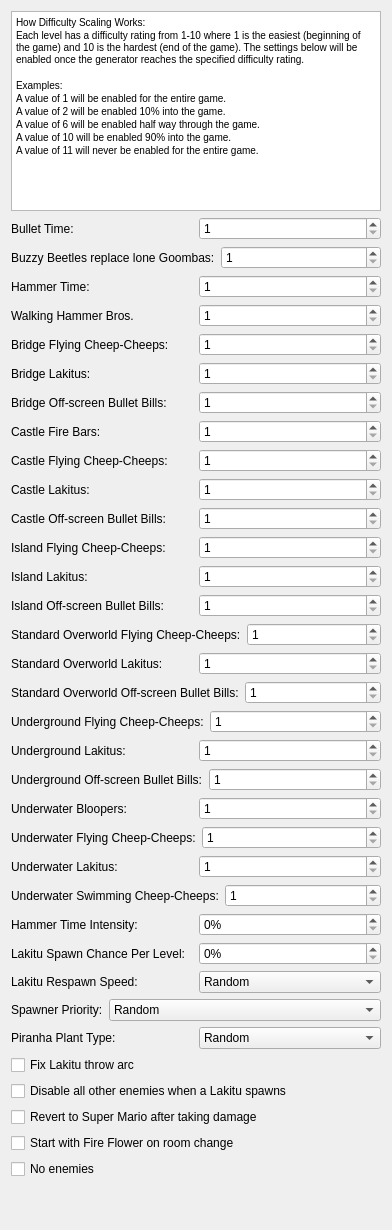
            <widget class="QWidget" name="layoutCustomDifficultyWidget" native="true">
             <layout class="QVBoxLayout" name="verticalLayout_9">
              <item>
               <layout class="QVBoxLayout" name="verticalLayout_13">
                <item>
                 <widget class="QTextBrowser" name="txtExplanation">
                  <property name="minimumSize">
                   <size>
                    <width>0</width>
                    <height>200</height>
                   </size>
                  </property>
                  <property name="html">
                   <string>&lt;!DOCTYPE HTML PUBLIC &quot;-//W3C//DTD HTML 4.0//EN&quot; &quot;http://www.w3.org/TR/REC-html40/strict.dtd&quot;&gt;
&lt;html&gt;&lt;head&gt;&lt;meta name=&quot;qrichtext&quot; content=&quot;1&quot; /&gt;&lt;style type=&quot;text/css&quot;&gt;
p, li { white-space: pre-wrap; }
&lt;/style&gt;&lt;/head&gt;&lt;body style=&quot; font-family:'MS Shell Dlg 2'; font-size:7.8pt; font-weight:400; font-style:normal;&quot;&gt;
&lt;p style=&quot; margin-top:0px; margin-bottom:0px; margin-left:0px; margin-right:0px; -qt-block-indent:0; text-indent:0px;&quot;&gt;How Difficulty Scaling Works:&lt;/p&gt;
&lt;p style=&quot; margin-top:0px; margin-bottom:0px; margin-left:0px; margin-right:0px; -qt-block-indent:0; text-indent:0px;&quot;&gt;Each level has a difficulty rating from 1-10 where 1 is the easiest (beginning of the game) and 10 is the hardest (end of the game). The settings below will be enabled once the generator reaches the specified difficulty rating.&lt;/p&gt;
&lt;p style=&quot;-qt-paragraph-type:empty; margin-top:0px; margin-bottom:0px; margin-left:0px; margin-right:0px; -qt-block-indent:0; text-indent:0px;&quot;&gt;&lt;br /&gt;&lt;/p&gt;
&lt;p style=&quot; margin-top:0px; margin-bottom:0px; margin-left:0px; margin-right:0px; -qt-block-indent:0; text-indent:0px;&quot;&gt;Examples:&lt;/p&gt;
&lt;p style=&quot; margin-top:0px; margin-bottom:0px; margin-left:0px; margin-right:0px; -qt-block-indent:0; text-indent:0px;&quot;&gt;A value of 1 will be enabled for the entire game.&lt;/p&gt;
&lt;p style=&quot; margin-top:0px; margin-bottom:0px; margin-left:0px; margin-right:0px; -qt-block-indent:0; text-indent:0px;&quot;&gt;A value of 2 will be enabled 10% into the game.&lt;/p&gt;
&lt;p style=&quot; margin-top:0px; margin-bottom:0px; margin-left:0px; margin-right:0px; -qt-block-indent:0; text-indent:0px;&quot;&gt;A value of 6 will be enabled half way through the game.&lt;/p&gt;
&lt;p style=&quot; margin-top:0px; margin-bottom:0px; margin-left:0px; margin-right:0px; -qt-block-indent:0; text-indent:0px;&quot;&gt;A value of 10 will be enabled 90% into the game.&lt;/p&gt;
&lt;p style=&quot; margin-top:0px; margin-bottom:0px; margin-left:0px; margin-right:0px; -qt-block-indent:0; text-indent:0px;&quot;&gt;A value of 11 will never be enabled for the entire game.&lt;/p&gt;&lt;/body&gt;&lt;/html&gt;</string>
                  </property>
                 </widget>
                </item>
               </layout>
              </item>
              <item>
               <layout class="QHBoxLayout" name="layoutBulletTime">
                <item>
                 <widget class="QLabel" name="lblBulletTime">
                  <property name="toolTip">
                   <string>Replaces most vertical blocks with Bullet Bill Cannons</string>
                  </property>
                  <property name="text">
                   <string>Bullet Time:</string>
                  </property>
                 </widget>
                </item>
                <item>
                 <widget class="QSpinBox" name="sbBulletTime">
                  <property name="minimum">
                   <number>1</number>
                  </property>
                  <property name="maximum">
                   <number>11</number>
                  </property>
                 </widget>
                </item>
               </layout>
              </item>
              <item>
               <layout class="QHBoxLayout" name="layoutBuzzyBeetleReplaceLoneGoombas">
                <item>
                 <widget class="QLabel" name="lblBuzzyBeetleReplaceLoneGoombas">
                  <property name="toolTip">
                   <string>Replaces most vertical blocks with Bullet Bill Cannons</string>
                  </property>
                  <property name="text">
                   <string>Buzzy Beetles replace lone Goombas:</string>
                  </property>
                 </widget>
                </item>
                <item>
                 <widget class="QSpinBox" name="sbBuzzyBeetleReplaceLoneGoombas">
                  <property name="minimum">
                   <number>1</number>
                  </property>
                  <property name="maximum">
                   <number>11</number>
                  </property>
                 </widget>
                </item>
               </layout>
              </item>
              <item>
               <layout class="QHBoxLayout" name="layoutHammerTime">
                <item>
                 <widget class="QLabel" name="lblHammerTime">
                  <property name="toolTip">
                   <string>Replaces some enemies with Hammer Bros.</string>
                  </property>
                  <property name="text">
                   <string>Hammer Time:</string>
                  </property>
                 </widget>
                </item>
                <item>
                 <widget class="QSpinBox" name="sbHammerTime">
                  <property name="minimum">
                   <number>1</number>
                  </property>
                  <property name="maximum">
                   <number>11</number>
                  </property>
                 </widget>
                </item>
               </layout>
              </item>
              <item>
               <layout class="QHBoxLayout" name="layoutWalkingHammerBros">
                <item>
                 <widget class="QLabel" name="lblWalkingHammerBros">
                  <property name="text">
                   <string>Walking Hammer Bros.</string>
                  </property>
                 </widget>
                </item>
                <item>
                 <widget class="QSpinBox" name="sbWalkingHammerBros">
                  <property name="minimum">
                   <number>1</number>
                  </property>
                  <property name="maximum">
                   <number>11</number>
                  </property>
                 </widget>
                </item>
               </layout>
              </item>
              <item>
               <layout class="QHBoxLayout" name="layoutBridgeFlyingCheepCheeps">
                <item>
                 <widget class="QLabel" name="lblBridgeFlyingCheepCheeps">
                  <property name="text">
                   <string>Bridge Flying Cheep-Cheeps:</string>
                  </property>
                 </widget>
                </item>
                <item>
                 <widget class="QSpinBox" name="sbBridgeFlyingCheepCheeps">
                  <property name="minimum">
                   <number>1</number>
                  </property>
                  <property name="maximum">
                   <number>11</number>
                  </property>
                 </widget>
                </item>
               </layout>
              </item>
              <item>
               <layout class="QHBoxLayout" name="layoutBridgeLakitus">
                <item>
                 <widget class="QLabel" name="lblBridgeLakitus">
                  <property name="text">
                   <string>Bridge Lakitus:</string>
                  </property>
                 </widget>
                </item>
                <item>
                 <widget class="QSpinBox" name="sbBridgeLakitus">
                  <property name="minimum">
                   <number>1</number>
                  </property>
                  <property name="maximum">
                   <number>11</number>
                  </property>
                 </widget>
                </item>
               </layout>
              </item>
              <item>
               <layout class="QHBoxLayout" name="layoutBridgeOffscreenBulletBills">
                <item>
                 <widget class="QLabel" name="lblBridgeOffscreenBulletBills">
                  <property name="text">
                   <string>Bridge Off-screen Bullet Bills:</string>
                  </property>
                 </widget>
                </item>
                <item>
                 <widget class="QSpinBox" name="sbBridgeOffscreenBulletBills">
                  <property name="minimum">
                   <number>1</number>
                  </property>
                  <property name="maximum">
                   <number>11</number>
                  </property>
                 </widget>
                </item>
               </layout>
              </item>
              <item>
               <layout class="QHBoxLayout" name="layoutCastleFireBars">
                <item>
                 <widget class="QLabel" name="lblCastleFireBars">
                  <property name="text">
                   <string>Castle Fire Bars:</string>
                  </property>
                 </widget>
                </item>
                <item>
                 <widget class="QSpinBox" name="sbCastleFireBars">
                  <property name="minimum">
                   <number>1</number>
                  </property>
                  <property name="maximum">
                   <number>11</number>
                  </property>
                 </widget>
                </item>
               </layout>
              </item>
              <item>
               <layout class="QHBoxLayout" name="layoutCastleFlyingCheepCheeps">
                <item>
                 <widget class="QLabel" name="lblCastleFlyingCheepCheeps">
                  <property name="text">
                   <string>Castle Flying Cheep-Cheeps:</string>
                  </property>
                 </widget>
                </item>
                <item>
                 <widget class="QSpinBox" name="sbCastleFlyingCheepCheeps">
                  <property name="minimum">
                   <number>1</number>
                  </property>
                  <property name="maximum">
                   <number>11</number>
                  </property>
                 </widget>
                </item>
               </layout>
              </item>
              <item>
               <layout class="QHBoxLayout" name="layoutCastleLakitus">
                <item>
                 <widget class="QLabel" name="lblCastleLakitus">
                  <property name="text">
                   <string>Castle Lakitus:</string>
                  </property>
                 </widget>
                </item>
                <item>
                 <widget class="QSpinBox" name="sbCastleLakitus">
                  <property name="minimum">
                   <number>1</number>
                  </property>
                  <property name="maximum">
                   <number>11</number>
                  </property>
                 </widget>
                </item>
               </layout>
              </item>
              <item>
               <layout class="QHBoxLayout" name="layoutCastleOffscreenBulletBills">
                <item>
                 <widget class="QLabel" name="lblCastleOffscreenBulletBills">
                  <property name="text">
                   <string>Castle Off-screen Bullet Bills:</string>
                  </property>
                 </widget>
                </item>
                <item>
                 <widget class="QSpinBox" name="sbCastleOffscreenBulletBills">
                  <property name="minimum">
                   <number>1</number>
                  </property>
                  <property name="maximum">
                   <number>11</number>
                  </property>
                 </widget>
                </item>
               </layout>
              </item>
              <item>
               <layout class="QHBoxLayout" name="layoutIslandFlyingCheepCheeps">
                <item>
                 <widget class="QLabel" name="lblIslandFlyingCheepCheeps">
                  <property name="text">
                   <string>Island Flying Cheep-Cheeps:</string>
                  </property>
                 </widget>
                </item>
                <item>
                 <widget class="QSpinBox" name="sbIslandFlyingCheepCheeps">
                  <property name="minimum">
                   <number>1</number>
                  </property>
                  <property name="maximum">
                   <number>11</number>
                  </property>
                 </widget>
                </item>
               </layout>
              </item>
              <item>
               <layout class="QHBoxLayout" name="layoutIslandLakitus">
                <item>
                 <widget class="QLabel" name="lblIslandLakitus">
                  <property name="text">
                   <string>Island Lakitus:</string>
                  </property>
                 </widget>
                </item>
                <item>
                 <widget class="QSpinBox" name="sbIslandLakitus">
                  <property name="minimum">
                   <number>1</number>
                  </property>
                  <property name="maximum">
                   <number>11</number>
                  </property>
                 </widget>
                </item>
               </layout>
              </item>
              <item>
               <layout class="QHBoxLayout" name="layoutIslandOffscreenBulletBills">
                <item>
                 <widget class="QLabel" name="lblIslandOffscreenBulletBills">
                  <property name="text">
                   <string>Island Off-screen Bullet Bills:</string>
                  </property>
                 </widget>
                </item>
                <item>
                 <widget class="QSpinBox" name="sbIslandOffscreenBulletBills">
                  <property name="minimum">
                   <number>1</number>
                  </property>
                  <property name="maximum">
                   <number>11</number>
                  </property>
                 </widget>
                </item>
               </layout>
              </item>
              <item>
               <layout class="QHBoxLayout" name="layoutStandardOverworldFlyingCheepCheeps">
                <item>
                 <widget class="QLabel" name="lblStandardOverworldFlyingCheepCheeps">
                  <property name="text">
                   <string>Standard Overworld Flying Cheep-Cheeps:</string>
                  </property>
                 </widget>
                </item>
                <item>
                 <widget class="QSpinBox" name="sbStandardOverworldFlyingCheepCheeps">
                  <property name="minimum">
                   <number>1</number>
                  </property>
                  <property name="maximum">
                   <number>11</number>
                  </property>
                 </widget>
                </item>
               </layout>
              </item>
              <item>
               <layout class="QHBoxLayout" name="layoutlblStandardOverworldLakitus">
                <item>
                 <widget class="QLabel" name="lblStandardOverworldLakitus">
                  <property name="text">
                   <string>Standard Overworld Lakitus:</string>
                  </property>
                 </widget>
                </item>
                <item>
                 <widget class="QSpinBox" name="sbStandardOverworldLakitus">
                  <property name="minimum">
                   <number>1</number>
                  </property>
                  <property name="maximum">
                   <number>11</number>
                  </property>
                 </widget>
                </item>
               </layout>
              </item>
              <item>
               <layout class="QHBoxLayout" name="layoutStandardOverworldOffscreenBulletBills">
                <item>
                 <widget class="QLabel" name="lblStandardOverworldOffscreenBulletBills">
                  <property name="text">
                   <string>Standard Overworld Off-screen Bullet Bills:</string>
                  </property>
                 </widget>
                </item>
                <item>
                 <widget class="QSpinBox" name="sbStandardOverworldOffscreenBulletBills">
                  <property name="minimum">
                   <number>1</number>
                  </property>
                  <property name="maximum">
                   <number>11</number>
                  </property>
                 </widget>
                </item>
               </layout>
              </item>
              <item>
               <layout class="QHBoxLayout" name="layoutUndergroundFlyingCheepCheeps">
                <item>
                 <widget class="QLabel" name="lblUndergroundFlyingCheepCheeps">
                  <property name="text">
                   <string>Underground Flying Cheep-Cheeps:</string>
                  </property>
                 </widget>
                </item>
                <item>
                 <widget class="QSpinBox" name="sbUndergroundFlyingCheepCheeps">
                  <property name="minimum">
                   <number>1</number>
                  </property>
                  <property name="maximum">
                   <number>11</number>
                  </property>
                 </widget>
                </item>
               </layout>
              </item>
              <item>
               <layout class="QHBoxLayout" name="layoutUndergroundLakitus">
                <item>
                 <widget class="QLabel" name="lblUndergroundLakitus">
                  <property name="text">
                   <string>Underground Lakitus:</string>
                  </property>
                 </widget>
                </item>
                <item>
                 <widget class="QSpinBox" name="sbUndergroundLakitus">
                  <property name="minimum">
                   <number>1</number>
                  </property>
                  <property name="maximum">
                   <number>11</number>
                  </property>
                 </widget>
                </item>
               </layout>
              </item>
              <item>
               <layout class="QHBoxLayout" name="layoutUndergroundOffscreenBulletBills">
                <item>
                 <widget class="QLabel" name="lblUndergroundOffscreenBulletBills">
                  <property name="text">
                   <string>Underground Off-screen Bullet Bills:</string>
                  </property>
                 </widget>
                </item>
                <item>
                 <widget class="QSpinBox" name="sbUndergroundOffscreenBulletBills">
                  <property name="minimum">
                   <number>1</number>
                  </property>
                  <property name="maximum">
                   <number>11</number>
                  </property>
                 </widget>
                </item>
               </layout>
              </item>
              <item>
               <layout class="QHBoxLayout" name="layoutUnderwaterBloopers">
                <item>
                 <widget class="QLabel" name="lblUnderwaterBloopers">
                  <property name="toolTip">
                   <string>Replaces most vertical blocks with Bullet Bill Cannons</string>
                  </property>
                  <property name="text">
                   <string>Underwater Bloopers:</string>
                  </property>
                 </widget>
                </item>
                <item>
                 <widget class="QSpinBox" name="sbUnderwaterBloopers">
                  <property name="minimum">
                   <number>1</number>
                  </property>
                  <property name="maximum">
                   <number>11</number>
                  </property>
                 </widget>
                </item>
               </layout>
              </item>
              <item>
               <layout class="QHBoxLayout" name="layoutUnderwaterFlyingCheepCheeps">
                <item>
                 <widget class="QLabel" name="lblUnderwaterFlyingCheepCheeps">
                  <property name="text">
                   <string>Underwater Flying Cheep-Cheeps:</string>
                  </property>
                 </widget>
                </item>
                <item>
                 <widget class="QSpinBox" name="sbUnderwaterFlyingCheepCheeps">
                  <property name="minimum">
                   <number>1</number>
                  </property>
                  <property name="maximum">
                   <number>11</number>
                  </property>
                 </widget>
                </item>
               </layout>
              </item>
              <item>
               <layout class="QHBoxLayout" name="layoutUnderwaterLakitus">
                <item>
                 <widget class="QLabel" name="lblUnderwaterLakitus">
                  <property name="text">
                   <string>Underwater Lakitus:</string>
                  </property>
                 </widget>
                </item>
                <item>
                 <widget class="QSpinBox" name="sbUnderwaterLakitus">
                  <property name="minimum">
                   <number>1</number>
                  </property>
                  <property name="maximum">
                   <number>11</number>
                  </property>
                 </widget>
                </item>
               </layout>
              </item>
              <item>
               <layout class="QHBoxLayout" name="layoutUnderwaterSwimmingCheepCheeps">
                <item>
                 <widget class="QLabel" name="lblUnderwaterSwimmingCheepCheeps">
                  <property name="text">
                   <string>Underwater Swimming Cheep-Cheeps:</string>
                  </property>
                 </widget>
                </item>
                <item>
                 <widget class="QSpinBox" name="sbUnderwaterSwimmingCheepCheeps">
                  <property name="minimum">
                   <number>1</number>
                  </property>
                  <property name="maximum">
                   <number>11</number>
                  </property>
                 </widget>
                </item>
               </layout>
              </item>
              <item>
               <layout class="QHBoxLayout" name="layoutHammerTimeIntensity">
                <item>
                 <widget class="QLabel" name="lblHammerTimeIntensity">
                  <property name="toolTip">
                   <string/>
                  </property>
                  <property name="text">
                   <string>Hammer Time Intensity:</string>
                  </property>
                 </widget>
                </item>
                <item>
                 <widget class="QSpinBox" name="sbHammerTimeIntensity">
                  <property name="suffix">
                   <string>%</string>
                  </property>
                  <property name="minimum">
                   <number>0</number>
                  </property>
                  <property name="maximum">
                   <number>100</number>
                  </property>
                  <property name="value">
                   <number>0</number>
                  </property>
                 </widget>
                </item>
               </layout>
              </item>
              <item>
               <layout class="QHBoxLayout" name="layoutLakituSpawnChancePerLevel">
                <item>
                 <widget class="QLabel" name="lblLakituSpawnChancePerLevel">
                  <property name="text">
                   <string>Lakitu Spawn Chance Per Level:</string>
                  </property>
                 </widget>
                </item>
                <item>
                 <widget class="QSpinBox" name="sbLakituSpawnChancePerLevel">
                  <property name="suffix">
                   <string>%</string>
                  </property>
                  <property name="minimum">
                   <number>0</number>
                  </property>
                  <property name="maximum">
                   <number>100</number>
                  </property>
                  <property name="value">
                   <number>0</number>
                  </property>
                 </widget>
                </item>
               </layout>
              </item>
              <item>
               <layout class="QHBoxLayout" name="layoutLakituRespawnSpeed">
                <item>
                 <widget class="QLabel" name="lblLakituRespawnSpeed">
                  <property name="text">
                   <string>Lakitu Respawn Speed:</string>
                  </property>
                 </widget>
                </item>
                <item>
                 <widget class="QComboBox" name="comboLakituRespawnSpeed">
                  <item>
                   <property name="text">
                    <string>Random</string>
                   </property>
                  </item>
                  <item>
                   <property name="text">
                    <string>No Respawn</string>
                   </property>
                  </item>
                  <item>
                   <property name="text">
                    <string>Delayed</string>
                   </property>
                  </item>
                  <item>
                   <property name="text">
                    <string>Normal</string>
                   </property>
                  </item>
                  <item>
                   <property name="text">
                    <string>Quick</string>
                   </property>
                  </item>
                  <item>
                   <property name="text">
                    <string>Very Quick</string>
                   </property>
                  </item>
                  <item>
                   <property name="text">
                    <string>ASAP</string>
                   </property>
                  </item>
                 </widget>
                </item>
               </layout>
              </item>
              <item>
               <layout class="QHBoxLayout" name="layoutSpawnerPriority">
                <item>
                 <widget class="QLabel" name="lblSpawnerPriority">
                  <property name="text">
                   <string>Spawner Priority:</string>
                  </property>
                 </widget>
                </item>
                <item>
                 <widget class="QComboBox" name="comboSpawnerPriority">
                  <item>
                   <property name="text">
                    <string>Random</string>
                   </property>
                  </item>
                  <item>
                   <property name="text">
                    <string>Lakitus &gt; Flying Cheep-Cheeps &gt; Bullet Bills</string>
                   </property>
                  </item>
                  <item>
                   <property name="text">
                    <string>Flying Cheep-Cheeps &gt; Lakitus &gt; Bullet Bills</string>
                   </property>
                  </item>
                 </widget>
                </item>
               </layout>
              </item>
              <item>
               <layout class="QHBoxLayout" name="layoutPiranhaPlantTYpe">
                <item>
                 <widget class="QLabel" name="lblPiranhaPlantType">
                  <property name="text">
                   <string>Piranha Plant Type:</string>
                  </property>
                 </widget>
                </item>
                <item>
                 <widget class="QComboBox" name="comboPiranhaPlantType">
                  <item>
                   <property name="text">
                    <string>Random</string>
                   </property>
                  </item>
                  <item>
                   <property name="text">
                    <string>Green</string>
                   </property>
                  </item>
                  <item>
                   <property name="text">
                    <string>Red</string>
                   </property>
                  </item>
                  <item>
                   <property name="text">
                    <string>Black</string>
                   </property>
                  </item>
                 </widget>
                </item>
               </layout>
              </item>
              <item>
               <widget class="QCheckBox" name="cbLakituThrowArc">
                <property name="text">
                 <string>Fix Lakitu throw arc</string>
                </property>
                <property name="tristate">
                 <bool>false</bool>
                </property>
               </widget>
              </item>
              <item>
               <widget class="QCheckBox" name="cbDisableAllOtherEnemiesWhenALakituSpawns">
                <property name="text">
                 <string>Disable all other enemies when a Lakitu spawns</string>
                </property>
               </widget>
              </item>
              <item>
               <widget class="QCheckBox" name="cbRevertToSuperMario">
                <property name="toolTip">
                 <string/>
                </property>
                <property name="text">
                 <string>Revert to Super Mario after taking damage</string>
                </property>
                <property name="tristate">
                 <bool>true</bool>
                </property>
               </widget>
              </item>
              <item>
               <widget class="QCheckBox" name="cbStartWithFireFlowerOnRoomChange">
                <property name="text">
                 <string>Start with Fire Flower on room change</string>
                </property>
               </widget>
              </item>
              <item>
               <widget class="QCheckBox" name="cbNoEnemies">
                <property name="text">
                 <string>No enemies</string>
                </property>
               </widget>
              </item>
              <item>
               <spacer name="verticalSpacer_28">
                <property name="orientation">
                 <enum>Qt::Vertical</enum>
                </property>
                <property name="sizeHint" stdset="0">
                 <size>
                  <width>20</width>
                  <height>40</height>
                 </size>
                </property>
               </spacer>
              </item>
             </layout>
            </widget>
